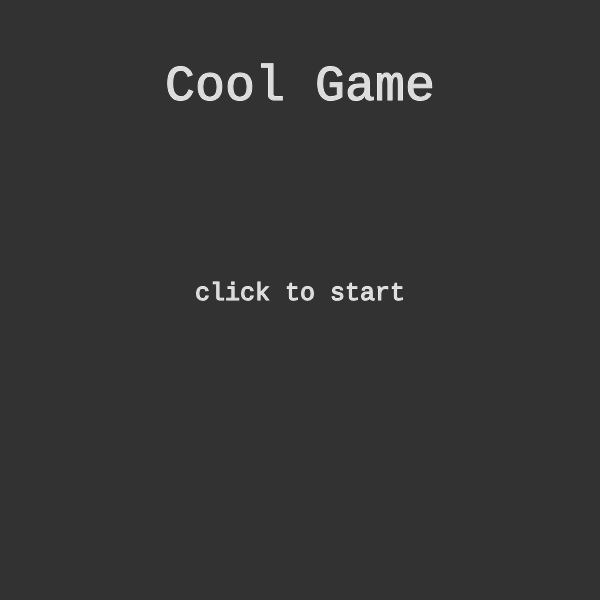
Frame 1 (no input)
Frame 60 (no input): identical to frame 1, image omitted
Frame 120 (the mouse pressed at the canvas centre since frame 60): identical to frame 1, image omitted

The p5.js sketch that drew this single still picture (run headless with seeded random() and noise() and a simulated clock; from frame 60 on, the mouse is pressed at the canvas centre):

// p5.js sketch
// ── sketch.js
'use strict';
let i=0;
let state = 'title';
let cnv;
let hero;
let heroPosX=300;
let heroPosY=300;
let boss;
let BobHealth = 0;
let shots=0;


function setup() {
  cnv = createCanvas(600, 600);
  textFont('monospace');
  hero = new Player(300,300);
  boss = new Bob();
}

function draw() {
  switch (state) {
    case 'title':
      title();
      cnv.mouseClicked(titleMouseClicked);
      break;
      case 'intro':
        intro();
        cnv.mouseClicked(introMouseClicked);
        break;
    case 'level':
      level();
      //cnv.mouseClicked(levelMouseClicked);
      break;
    case 'victory':
      victory();
      cnv.mouseClicked(victoryMouseClicked);
      break;
    default:
      break;
  }

  //   if(state === 'title'){
  //   title();
  //   cnv.mouseClicked(titleMouseClicked);
  // } else if (state==='level'){
  //   level1();
  //   cnv.mouseClicked(levelMouseClicked);
  // } else {
  //
  //   }
}



function title() {
  background(50);
  textSize(50);
  stroke(255);
  fill(220);
  textAlign(CENTER);
  text('Cool Game', 300, 100);
  textSize(25);
  text('click to start', 300, 300)
}
function intro(){
  background(50);
  textSize(15);
  text("Bob tires of Rosa's shenangigans and has taken over the game", 300, 100);
  text("that they were working on for a class project.", 300, 130);
  text("Defeat Bob so that Rosa can finish their project.", 300, 160);
  text("Use WASD to move", 300, 290);
  text("Click to shoot", 300, 320);
}

function level() {
  background(50);
  hero.show();
  hero.move();
  boss.display();
  fill(52, 235, 70);
  rect(10,550,250,10);
  stroke(50);
  boss.health();
}



function titleMouseClicked() {
  state = 'intro';
}

function introMouseClicked() {
  state = 'level';
}
// function level1MouseClicked() {
//   points++;
//   if (points >= 20) {
//     state = 'victory'
//   }
// }

function victory() {
  background(59, 59, 245);
  textSize(75);
  stroke(255);
  textAlign(CENTER);
  text('Winner!', 300, 100);
  textSize(25);
  text('click to restart', 300, 300)
}

function victoryMouseClicked() {
  state = 'title'
  points = 0;
}

class Player{
  constructor(){
  }
  show(){
    stroke(0);
    beginShape();
    fill(183, 15, 245);
    ellipse(heroPosX,heroPosY,35);
    endShape();
  }
  move() {
    //up
    if (keyIsDown(87) && heroPosY>5){
      heroPosY-=2
    }
    //down
   if (keyIsDown(83) && heroPosY<height-5){
     heroPosY+=2
   }
   //left
    if (keyIsDown(65) && heroPosX>5){
      heroPosX -=2;
    }
    //right
    if (keyIsDown(68) && heroPosX<width-5){
      heroPosX+=2;
    }
  }
  shot(){
    this.x=this.x*0.5;
    this.y=this.y*0.75;
  }
}
//test

class Bob{
  constructor(){
    this.x=this.x*0.5;
    this.y=0;
    this.w=this.x+0.5;
    this.h=300;
  }
  display(){
  stroke(255);
  strokeWeight(2);
  fill(240);
  ellipse(300, 100, 150);
  fill(50);
  ellipse(260, 95, 20);
  ellipse(330, 80, 20);
  stroke(50);
  line(340, 150, 260, 145);
  stroke(255);
  triangle(300, 175, 380, 150, 360, 190);
  triangle(300, 175, 210, 150, 250, 190);
  ellipse(300, 175, 20);
  }
  health(){
    fill(250);
    noStroke();
    text("Bob", 20,580);
  }
}

// ── style.css
html, body {
  margin: 0;
  padding: 0;
}
canvas {
  display: block;
  margin:100px auto 

}
